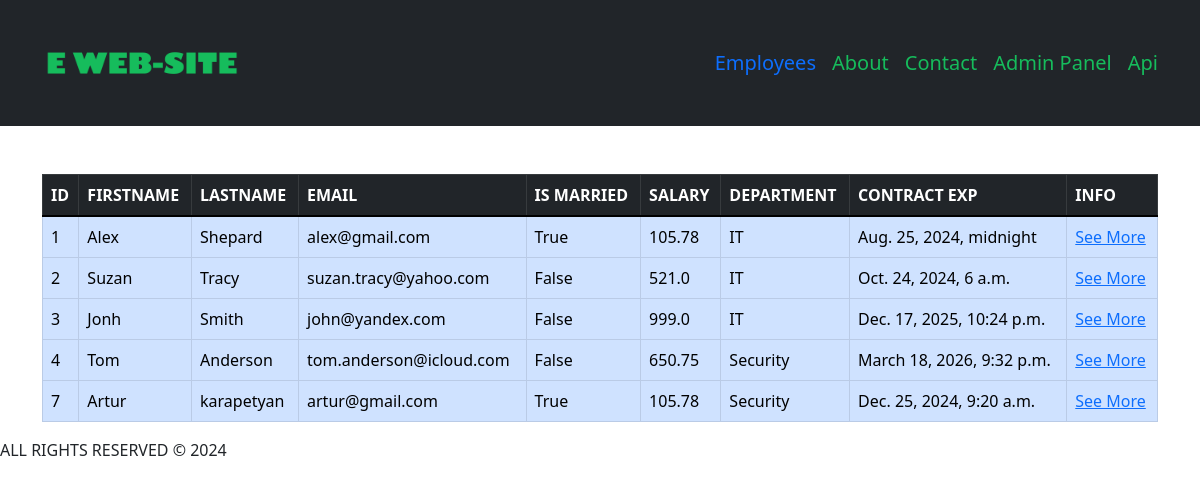
The app's page /employees/, older data.
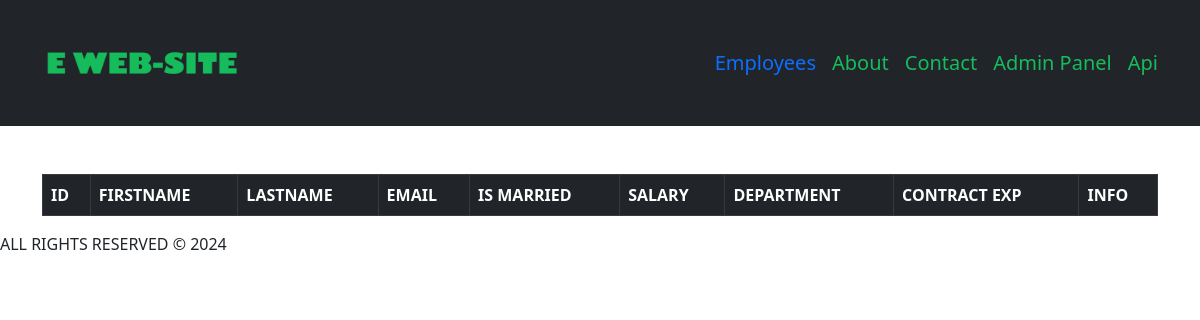
The same page, newer data.
### employees/models.py (models this page shows, shortened)
class Employee(models.Model):
    first_name = models.CharField(max_length=40)
    last_name = models.CharField(max_length=40)
    email = models.EmailField(max_length=255)
    is_married = models.BooleanField(default=False)
    salary =models.FloatField(default=0.0)
    contract_exp = models.DateTimeField()
    department = models.ForeignKey(Department, on_delete=models.CASCADE)
    created_at = models.DateTimeField(default=timezone.now)
    class Meta:
        verbose_name = "employee"
        verbose_name_plural = "employees"

class Department(models.Model):
    title = models.CharField(max_length=255)
    created_at = models.DateTimeField(default=timezone.now)
    def __str__(self):
        return self.title
    class Meta:
        verbose_name = "department"
        verbose_name_plural = "departments"

### employees/views.py (the view)
# urls.py: path("",include("employees.urls")),
def employees(request):
    employees = Employee.objects.all()
    seo = SEO.objects.filter(tag="employees")
    og = OG.objects.filter(tag="employees")
    return render(request,"employees.html", {
        "employees":employees,
        "seo":seo,
        "og": og
    })

### employees/templates/employees.html (shortened to what this page needs)
{% extends "base.html" %}
{% block employees_template %}
<div class="table-responsive mt-5">
<table class= "table table-hover   table-bordered table-primary">
    <thead class="table-dark">
     <tr>
       <th>ID</th>
       <th>FIRSTNAME</th>
       <th>LASTNAME</th>
       <th>EMAIL</th>
       <th>IS MARRIED</th>
       <th>SALARY</th>
       <th>DEPARTMENT</th>
       <th>CONTRACT EXP</th>
       <th>INFO</th>
     </tr>
    </thead>
    <tbody>
        {%for employee in employees%}
        <tr>
            <td>{{employee.id}}</td>
            <td>{{employee.first_name}}</td>
            <td>{{employee.last_name}}</td>
            <td>{{employee.email}}</td>
            <td>{{employee.is_married}}</td>
            <td>{{employee.salary}}</td>
            <td>{{employee.department}}</td>
            <td>{{employee.contract_exp}}</td>
            <td>
              <a href="{% url "app:single_employee" employee.id %}">See More</a>
            </td>
        </tr>
        {% endfor %}
    </tbody>
</table>
</div>
{%endblock%}

### employees/templates/base.html (shortened to what this page needs)
{% load static i18n %}
<!DOCTYPE html>
<html lang="en">
  <head>
    <link href="https://cdn.jsdelivr.net/npm/bootstrap@5.1.3/dist/css/bootstrap.min.css" rel="stylesheet" />
    <link rel="stylesheet" href="https://cdn.jsdelivr.net/npm/swiper@11/swiper-bundle.min.css" />
    <link rel="stylesheet" href={% static "css/styles.css"%}>
  </head>
  <body>
    <nav class="navbar navbar-expand-lg navbar-dark bg-dark">
      <div class="container w-100">
        <a href="{% url "app:index" %}"class="navbar-brand">
          <img
          src={% static "img/logo.png" %}
          alt="logo"
          class="img-fluid"
          style="width: 200px; height: 100px;"
          >
        <div class="collapse navbar-collapse" id="mobileMenu">
          <ul class="navbar-nav w-100 justify-content-end gap-3">
            <li class="nav-item">
              <a href="{% url "app:employees" %}" style="color: 16bc5c" class="text-hover fs-5 text-decoration-none">Employees</a>
            </li>
            <li class="nav-item">
              <a href="{% url "app:about" %}" style="color: #16bc5c" class=" text-hover fs-5 text-decoration-none">About</a>
            </li>
            <li class="nav-item">
              <a href="{% url "app:contact" %}" style="color: #16bc5c" class=" text-hover fs-5 text-decoration-none">Contact</a>
            </li>
            <li class="nav-item">
              <a href="/admin" target="_blank" style="color: #16bc5c" class=" text-hover fs-5 text-decoration-none">Admin Panel</a>
            </li>
            <li class="nav-item">
              <a href= "/api/v1/" target="_blank" style="color: #16bc5c" class=" text-hover fs-5 text-decoration-none">Api</a>
            </li>
          </ul>
        </div>
      </div>
    </nav>
    <main class="container">
      {% block employees_template %}{% endblock %}
    </main>
    <footer>ALL  RIGHTS RESERVED &copy; 2024</footer>
  </body>
</html>

Row changes from the older to the newer data that the page shows:
removed Employee: id "1", first_name "Alex", last_name "Shepard", email "alex@gmail.com", is_married "True", salary "105.78", department "IT", contract_exp "Aug. 25, 2024, midnight"
removed Employee: id "2", first_name "Suzan", last_name "Tracy", email "suzan.tracy@yahoo.com", is_married "False", salary "521.0", department "IT", contract_exp "Oct. 24, 2024, 6 a.m."
removed Employee: id "3", first_name "Jonh", last_name "Smith", email "john@yandex.com", is_married "False", salary "999.0", department "IT", contract_exp "Dec. 17, 2025, 10:24 p.m."
removed Employee: id "4", first_name "Tom", last_name "Anderson", email "tom.anderson@icloud.com", is_married "False", salary "650.75", department "Security", contract_exp "March 18, 2026, 9:32 p.m."
removed Employee: id "7", first_name "Artur", last_name "karapetyan", email "artur@gmail.com", is_married "True", salary "105.78", department "Security", contract_exp "Dec. 25, 2024, 9:20 a.m."
